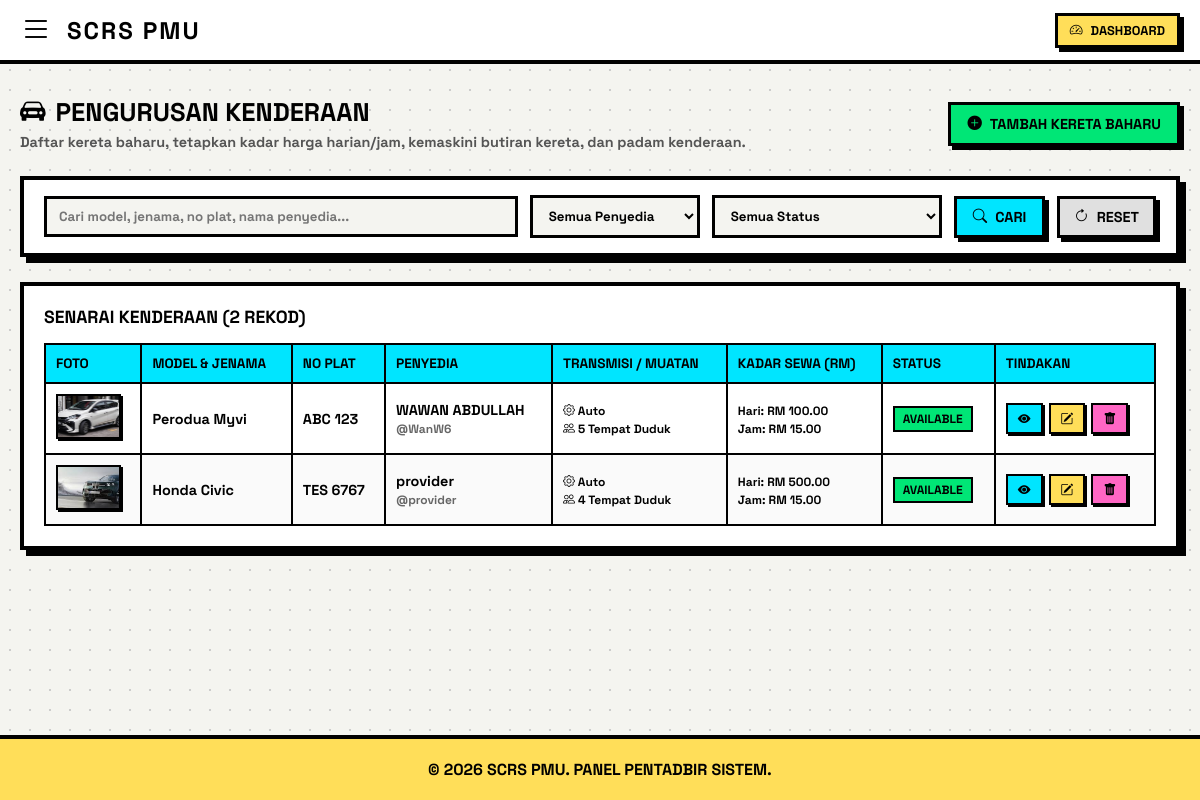
Screenshot of /admin_cars.php (signed in) with the database file from the repository.
### tables this page shows
CREATE TABLE `cars` (
  `id` int(11) NOT NULL AUTO_INCREMENT,
  `provider_id` int(11) NOT NULL,
  `car_brand` varchar(100) NOT NULL DEFAULT '',
  `car_model` varchar(100) NOT NULL,
  `car_plate` varchar(20) NOT NULL,
  `transmission` varchar(20) NOT NULL,
  `seat_capacity` int(11) NOT NULL,
  `price_per_day` decimal(10,2) NOT NULL,
  `price_per_hour` decimal(10,2) NOT NULL,
  `car_image` varchar(255) NOT NULL,
  `status` enum('Available','Unavailable') DEFAULT 'Available',
  `created_at` timestamp NOT NULL DEFAULT current_timestamp(),
  PRIMARY KEY (`id`),
  KEY `provider_id` (`provider_id`),
  CONSTRAINT `cars_ibfk_1` FOREIGN KEY (`provider_id`) REFERENCES `providers` (`id`) ON DELETE CASCADE
);

CREATE TABLE `providers` (
  `id` int(11) NOT NULL AUTO_INCREMENT,
  `username` varchar(50) NOT NULL,
  `email` varchar(100) NOT NULL,
  `full_name` varchar(150) NOT NULL,
  `phone_no` varchar(20) NOT NULL,
  `no_ic` varchar(15) NOT NULL,
  `password` varchar(255) NOT NULL,
  `ic_file` varchar(255) NOT NULL,
  `licence_file` varchar(255) NOT NULL,
  `insurance_file` varchar(255) NOT NULL,
  `greencard_file` varchar(255) NOT NULL,
  `roadtax_file` varchar(255) NOT NULL,
  `qr_code_image` varchar(255) DEFAULT NULL,
  `created_at` timestamp NOT NULL DEFAULT current_timestamp(),
  `status` enum('pending','approved','rejected') DEFAULT 'approved',
  `profile_picture` varchar(255) DEFAULT NULL,
  PRIMARY KEY (`id`)
);

### admin_cars.php (the view, shortened to what this page needs)
<?php
require 'db.php';
$search = trim($_GET['search'] ?? '');
$filter_status = trim($_GET['filter_status'] ?? 'all');
$sql_query = "SELECT c.*, p.full_name AS provider_name, p.username AS provider_username
              FROM cars c
              JOIN providers p ON c.provider_id = p.id
              WHERE 1=1";
$sql_query .= " ORDER BY c.id DESC";
$stmt_list = $conn->prepare($sql_query);
$stmt_list->execute();
$cars_result = $stmt_list->get_result();
?>
<!DOCTYPE html>
<html lang="ms">
<head>
    <link rel="stylesheet" href="https://cdn.jsdelivr.net/npm/bootstrap-icons@1.10.5/font/bootstrap-icons.css">
</head>
<body>
    <header class="neo-navbar">
        <div class="neo-nav-left">
            <button class="menu-toggle-btn" id="open-sidebar"><i class="bi bi-list"></i></button>
            <div class="neo-brand">SCRS PMU</div>
        </div>
        <a href="admin_dashboard.php" class="neo-btn" style="padding: 6px 12px; font-size: 0.8rem;">
            <i class="bi bi-speedometer2"></i> Dashboard
        </a>
    </header>
    <main class="main-content">
        <div class="page-header">
            <div>
                <h1 style="font-size: 1.6rem; font-weight: 900; text-transform: uppercase; margin: 0; color: var(--black); display: flex; align-items: center; gap: 10px;">
                    <i class="bi bi-car-front-fill"></i> Pengurusan Kenderaan
                </h1>
                <p style="font-weight: 700; color: #555; margin: 5px 0 0 0; font-size: 0.9rem;">
                    Daftar kereta baharu, tetapkan kadar harga harian/jam, kemaskini butiran kereta, dan padam kenderaan.
                </p>
            </div>
            <button class="neo-btn btn-green" onclick="openCreateModal()">
                <i class="bi bi-plus-circle-fill"></i> Tambah Kereta Baharu
            </button>
        </div>
        <div class="filter-card">
            <form action="" method="GET" class="filter-form">
                <input type="text" name="search" class="filter-input" placeholder="Cari model, jenama, no plat, nama penyedia..." value="<?php echo htmlspecialchars($search); ?>">
                <select name="filter_provider" class="filter-select">
                    <option value="0">Semua Penyedia</option>
                </select>
                <select name="filter_status" class="filter-select">
                    <option value="all" <?php if ($filter_status === 'all') echo 'selected'; ?>>Semua Status</option>
                </select>
                <button type="submit" class="neo-btn btn-blue" style="padding: 9px 16px;">
                    <i class="bi bi-search"></i> Cari
                </button>
                <a href="admin_cars.php" class="neo-btn" style="background: #e0e0e0; padding: 9px 14px;">
                    <i class="bi bi-arrow-clockwise"></i> Reset
                </a>
            </form>
        </div>
        <div class="table-card">
            <div style="display: flex; justify-content: space-between; align-items: center; margin-bottom: 15px;">
                <h3 style="font-size: 1.1rem; font-weight: 900; text-transform: uppercase;">
                    Senarai Kenderaan (<?php echo $cars_result->num_rows; ?> rekod)
                </h3>
            </div>
            <div class="neo-table-wrapper">
                <table class="neo-table">
                    <thead>
                        <tr>
                            <th>Foto</th>
                            <th>Model & Jenama</th>
                            <th>No Plat</th>
                            <th>Penyedia</th>
                            <th>Transmisi / Muatan</th>
                            <th>Kadar Sewa (RM)</th>
                            <th>Status</th>
                            <th>Tindakan</th>
                        </tr>
                    </thead>
                    <tbody>
                        <?php if ($cars_result->num_rows > 0): ?>
                            <?php while ($c = $cars_result->fetch_assoc()):
                                $status_cls = ($c['status'] === 'Available') ? 'badge-approved' : 'badge-rejected';
                                $c_json = htmlspecialchars(json_encode($c), ENT_QUOTES, 'UTF-8');
                            ?>
                                <tr>
                                    <td>
                                        <img src="<?php echo htmlspecialchars($c['car_image']); ?>" class="car-thumb" alt="Kereta">
                                    </td>
                                    <td>
                                        <strong><?php echo htmlspecialchars($c['car_brand']); ?> <?php echo htmlspecialchars($c['car_model']); ?></strong>
                                    </td>
                                    <td><code><?php echo htmlspecialchars($c['car_plate']); ?></code></td>
                                    <td>
                                        <strong><?php echo htmlspecialchars($c['provider_name']); ?></strong><br>
                                        <small style="color: #666;">@<?php echo htmlspecialchars($c['provider_username']); ?></small>
                                    </td>
                                    <td>
                                        <small><i class="bi bi-gear"></i> <?php echo htmlspecialchars($c['transmission']); ?></small><br>
                                        <small><i class="bi bi-people"></i> <?php echo htmlspecialchars($c['seat_capacity']); ?> Tempat Duduk</small>
                                    </td>
                                    <td>
                                        <small>Hari: <strong>RM <?php echo number_format($c['price_per_day'], 2); ?></strong></small><br>
                                        <small>Jam: <strong>RM <?php echo number_format($c['price_per_hour'], 2); ?></strong></small>
                                    </td>
                                    <td>
                                        <span class="neo-badge <?php echo $status_cls; ?>">
                                            <?php echo $c['status']; ?>
                                        </span>
                                    </td>
                                    <td>
                                        <div class="action-btns">
                                            <button class="neo-btn btn-sm btn-blue" data-car='<?php echo $c_json; ?>' onclick="viewCar(this)" title="Lihat Penuh">
                                                <i class="bi bi-eye-fill"></i>
                                            </button>
                                            <button class="neo-btn btn-sm btn-yellow" data-car='<?php echo $c_json; ?>' onclick="editCar(this)" title="Kemaskini">
                                                <i class="bi bi-pencil-square"></i>
                                            </button>
                                            <form action="" method="POST" style="margin: 0;" onsubmit="return confirm('Adakah anda pasti ingin memadam kenderaan ini? Rekod tempahan berkaitan turut akan terjejas!');">
                                                <button type="submit" name="action_delete_car" class="neo-btn btn-sm btn-pink" title="Padam">
                                                    <i class="bi bi-trash-fill"></i>
                                                </button>
                                            </form>
                                        </div>
                                    </td>
                                </tr>
                            <?php endwhile; ?>
                        <?php else: ?>
                            <tr>
                                <td colspan="8" style="text-align: center; padding: 25px; color: #777;">Tiada rekod kenderaan dijumpai.</td>
                            </tr>
                        <?php endif; ?>
                    </tbody>
                </table>
            </div>
        </div>
    </main>
    <footer>
        &copy; <?php echo date("Y"); ?> SCRS PMU. PANEL PENTADBIR SISTEM.
    </footer>
</body>
</html>

### admin_cars.php (style rules this page uses)
:root { --black: #000000; --white: #ffffff; --yellow: #ffde59; --green: #00e676; --blue: #00e5ff; --pink: #ff66c4; --orange: #ff914d; --bg-color: #f4f4f0; --border-thick: 4px solid var(--black); --shadow-solid: 6px 6px 0px var(--black); --shadow-hover: 4px 4px 0px var(--black); --shadow-active: 0px 0px 0px var(--black); --transition: all 0.15s ease-in-out; }
* { margin: 0; padding: 0; box-sizing: border-box; font-family: 'Space Grotesk', sans-serif; }
body { background-color: var(--bg-color); background-image: radial-gradient(#ccc 1.5px, transparent 1.5px); background-size: 20px 20px; min-height: 100vh; display: flex; flex-direction: column; overflow-x: hidden; }
a { text-decoration: none; color: inherit; }
button, input, select { font-family: inherit; }
.neo-navbar { background-color: var(--white); border-bottom: var(--border-thick); padding: 10px 20px; display: flex; justify-content: space-between; align-items: center; position: sticky; top: 0; z-index: 1000; }
.neo-nav-left { display: flex; align-items: center; gap: 15px; }
.menu-toggle-btn { font-size: 2rem; color: var(--black); background: none; border: none; cursor: pointer; transition: var(--transition); }
.neo-brand { font-size: 1.5rem; font-weight: 900; letter-spacing: 2px; text-transform: uppercase; }
.main-content { flex: 1; padding: 2rem 20px; max-width: 1200px; margin: 0 auto; width: 100%; }
.page-header { margin-bottom: 25px; display: flex; justify-content: space-between; align-items: center; flex-wrap: wrap; gap: 15px; }
.neo-btn { background-color: var(--yellow); border: 3px solid var(--black); box-shadow: 4px 4px 0px var(--black); font-weight: 900; text-transform: uppercase; padding: 10px 16px; cursor: pointer; transition: var(--transition); display: inline-flex; align-items: center; gap: 8px; font-size: 0.9rem; }
.btn-green { background-color: var(--green); }
.btn-blue { background-color: var(--blue); }
.btn-pink { background-color: var(--pink); }
.filter-card { background-color: var(--white); border: var(--border-thick); box-shadow: var(--shadow-solid); padding: 15px 20px; margin-bottom: 25px; }
.filter-form { display: flex; gap: 12px; align-items: center; flex-wrap: wrap; }
.filter-input { border: 3px solid var(--black); padding: 9px 12px; font-weight: 700; background-color: var(--bg-color); flex: 1; min-width: 200px; }
.filter-select { border: 3px solid var(--black); padding: 9px 12px; font-weight: 800; background-color: var(--bg-color); }
.table-card { background-color: var(--white); border: var(--border-thick); box-shadow: var(--shadow-solid); padding: 20px; }
.neo-table-wrapper { overflow-x: auto; }
.neo-table { width: 100%; border-collapse: collapse; text-align: left; font-weight: 700; font-size: 0.9rem; }
.neo-table th { background-color: var(--blue); border: 2px solid var(--black); padding: 10px; text-transform: uppercase; font-weight: 900; font-size: 0.85rem; white-space: nowrap; }
.neo-table td { border: 2px solid var(--black); padding: 10px; vertical-align: middle; }
.neo-table tr:nth-child(even) { background-color: #fafafa; }
.car-thumb { width: 65px; height: 45px; object-fit: cover; border: 2px solid var(--black); box-shadow: 2px 2px 0px var(--black); }
.neo-badge { border: 2px solid var(--black); padding: 3px 8px; font-weight: 900; text-transform: uppercase; font-size: 0.75rem; display: inline-flex; align-items: center; gap: 4px; }
.badge-approved { background-color: var(--green); }
.action-btns { display: flex; gap: 6px; flex-wrap: wrap; }
.btn-sm { padding: 5px 10px; font-size: 0.8rem; border-width: 2px; box-shadow: 2px 2px 0px var(--black); }
footer { background-color: var(--yellow); border-top: var(--border-thick); padding: 20px; text-align: center; font-weight: 900; text-transform: uppercase; margin-top: auto; }

### rows the page displays
cars: car_image (picture), car_brand "Perodua", car_model "Myvi", car_plate "ABC 123", provider.full_name "WAWAN ABDULLAH", provider.username "WanW6", transmission "Auto", seat_capacity "5", price_per_day "100.00", price_per_hour "15.00", status "AVAILABLE"
cars: car_image (picture), car_brand "Honda", car_model "Civic", car_plate "TES 6767", provider.full_name "provider", provider.username "provider", transmission "Auto", seat_capacity "4", price_per_day "500.00", price_per_hour "15.00", status "AVAILABLE"

### other values shown
$cars_result->num_rows "2"
